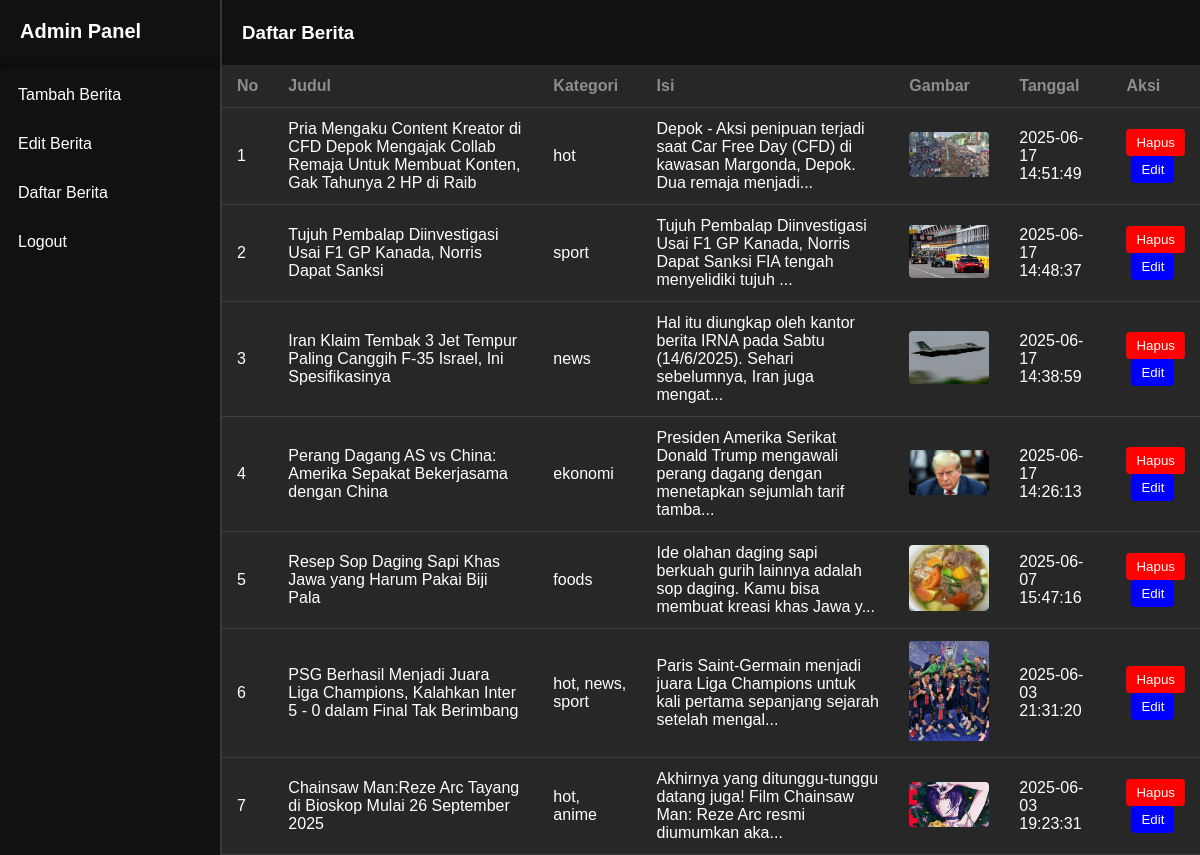
The app's page /src/dashboard/dashboard.php?page=daftarberita (signed in) with its own data.
### tables this page shows
CREATE TABLE `berita` (
  `id` int NOT NULL,
  `judul` varchar(255) NOT NULL,
  `konten` text NOT NULL,
  `image` varchar(255) NOT NULL,
  `created_at` datetime NOT NULL,
  `like` int NOT NULL DEFAULT '0',
  `unlike` int NOT NULL DEFAULT '0'
);

### src/dashboard/daftarberita.php (the view)
<?php
include '../db/koneksi.php';
$query = "SELECT b.id, b.judul, b.konten, b.image, b.created_at,
        GROUP_CONCAT(k.nama_kategori SEPARATOR ', ') AS kategori
        FROM berita b
        JOIN berita_kategori bk ON b.id = bk.berita_id
        JOIN kategori k ON bk.kategori_id = k.id
        GROUP BY b.id
        ORDER BY b.created_at DESC";
$result = $conn->query($query);
?>
<div class="table-container">
  <table>
      <thead>
      <tr style=" color:black;">
          <th>No</th>
          <th>Judul</th>
          <th>Kategori</th>
          <th>Isi</th>
          <th>Gambar</th>
          <th>Tanggal</th>
          <th>Aksi</th>
      </tr>
      </thead>
      <tbody>
      <?php
      if ($result->num_rows > 0) {
          $no = 1;
          while ($row = $result->fetch_assoc()) {
              echo "<tr>";
              echo "<td>{$no}</td>";
              echo "<td>{$row['judul']}</td>";
              echo "<td>{$row['kategori']}</td>";
              echo "<td>" . substr(strip_tags($row['konten']), 0, 100) . "...</td>";
              echo "<td><img src='../../images/{$row['image']}' alt='Gambar' width='80'></td>";
              echo "<td>{$row['created_at']}</td>";
              echo "<td>
                <form action='hapusberita.php' method='POST' onsubmit=\"return confirm('Yakin ingin menghapus berita ini?');\">
                  <input type='hidden' name='id' value='{$row['id']}'>
                  <button type='submit' style='background-color:red;color:white;border:none;padding:6px 10px;border-radius:4px;'>Hapus</button>
                </form>
                <form action='dashboard.php' method='GET' style='display:inline;margin-left:5px;'>
                  <input type='hidden' name='page' value='editberita'>
                  <input type='hidden' name='id' value='{$row['id']}'>
                  <button type='submit' style='background-color:blue;color:white;border:none;padding:6px 10px;border-radius:4px;'>Edit</button>
                </form>
              </td>";
              echo "</tr>";
              $no++;
          }
      } else {
          echo "<tr><td colspan='6'>Tidak ada data berita.</td></tr>";
      }
      ?>
      </tbody>
  </table>
</div>

### src/dashboard/dashboard.css (style rules this page uses)
body { margin: 0; font-family: Arial, sans-serif; background-color: #f4f4f4; }
.table-container { background-color: #272727; }
table { width: 100%; border-collapse: collapse; box-shadow: 0 2px 5px rgba(0,0,0,0.1); }
table thead th { color: rgb(141, 141, 141); background-color: #272727; font-weight: bold; }
table th, table td { color: rgb(255, 255, 255); padding: 12px 15px; text-align: left; border-bottom: 1px solid #3f3f3f; }
img { max-width: 100px; height: auto; border-radius: 4px; }

### records on screen
berita: judul "Pria Mengaku Content Kreator di CFD Depok Mengajak Collab Remaja Untuk Membuat Konten, Gak Tahunya 2 HP di Raib", kategori "hot", konten "Depok - Aksi penipuan terjadi saat Car Free Day (CFD) di kawasan Margonda, Depok. Dua remaja menjadi", image (picture), created_at "2025-06-17 14:51:49"
berita: judul "Tujuh Pembalap Diinvestigasi Usai F1 GP Kanada, Norris Dapat Sanksi", kategori "sport", konten "Tujuh Pembalap Diinvestigasi Usai F1 GP Kanada, Norris Dapat Sanksi FIA tengah menyelidiki tujuh", image (picture), created_at "2025-06-17 14:48:37"
berita: judul "Iran Klaim Tembak 3 Jet Tempur Paling Canggih F-35 Israel, Ini Spesifikasinya", kategori "news", konten "Hal itu diungkap oleh kantor berita IRNA pada Sabtu (14/6/2025). Sehari sebelumnya, Iran juga mengat", image (picture), created_at "2025-06-17 14:38:59"
berita: judul "Perang Dagang AS vs China: Amerika Sepakat Bekerjasama dengan China", kategori "ekonomi", konten "Presiden Amerika Serikat Donald Trump mengawali perang dagang dengan menetapkan sejumlah tarif tamba", image (picture), created_at "2025-06-17 14:26:13"
berita: judul "Resep Sop Daging Sapi Khas Jawa yang Harum Pakai Biji Pala", kategori "foods", konten "Ide olahan daging sapi berkuah gurih lainnya adalah sop daging. Kamu bisa membuat kreasi khas Jawa y", image (picture), created_at "2025-06-07 15:47:16"
berita: judul "PSG Berhasil Menjadi Juara Liga Champions, Kalahkan Inter 5 - 0 dalam Final Tak Berimbang", kategori "hot, news, sport", konten "Paris Saint-Germain menjadi juara Liga Champions untuk kali pertama sepanjang sejarah setelah mengal", image (picture), created_at "2025-06-03 21:31:20"
berita: judul "Chainsaw Man:Reze Arc Tayang di Bioskop Mulai 26 September 2025", kategori "hot, anime", konten "Akhirnya yang ditunggu-tunggu datang juga! Film Chainsaw Man: Reze Arc resmi diumumkan aka", image (picture), created_at "2025-06-03 19:23:31"

### other values on screen
$judul_halaman "Daftar Berita"
